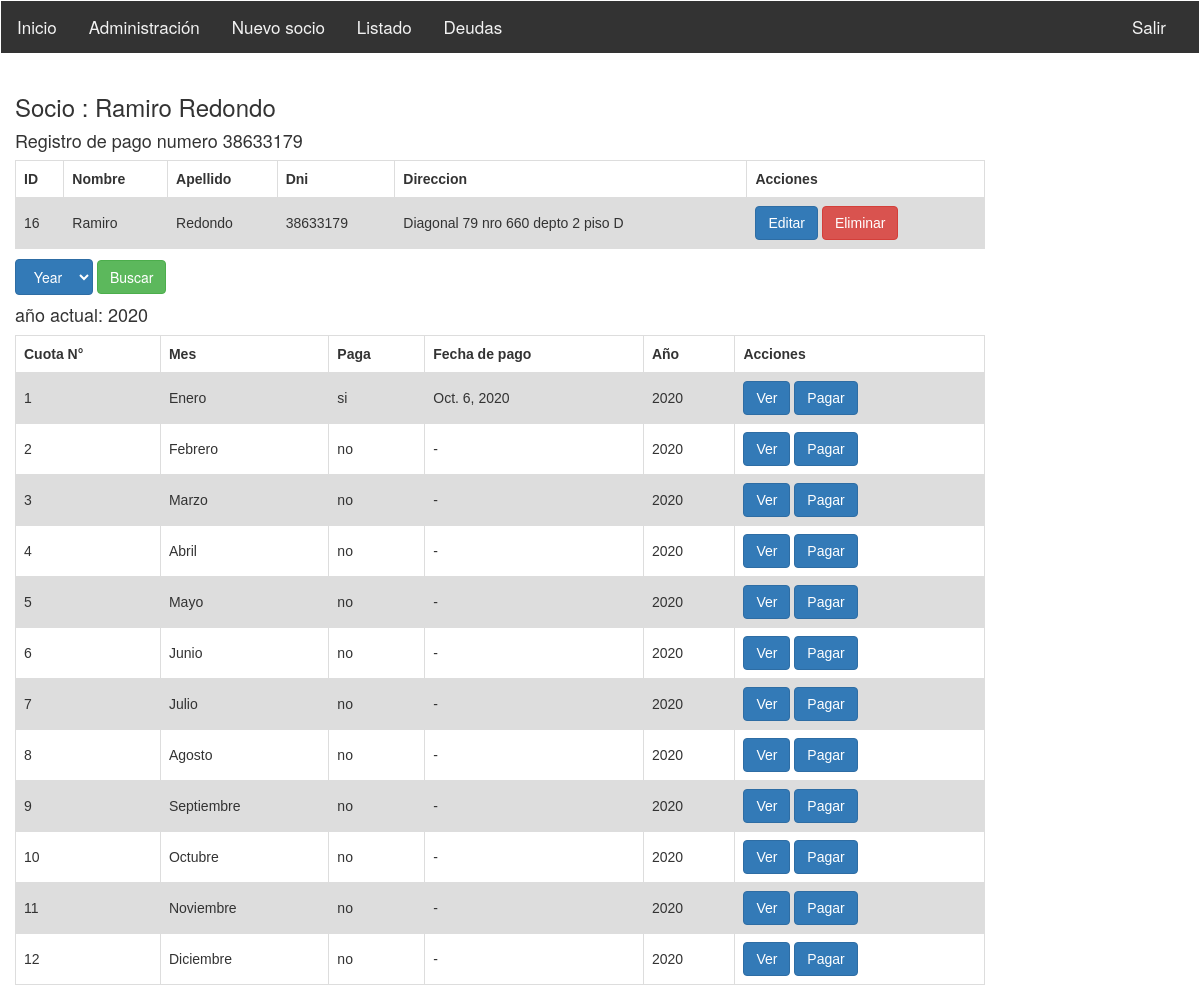
Screenshot of /sistemasocioscap/socio_detail/16/ (signed in) with the database file from the repository.
### sistemasocioscap/models.py (models this page shows)
class Socio (models.Model):
	dni = models.IntegerField ()
	nombre = models.CharField(max_length= 200, help_text="Ingrese el nombre del usuario")
	apellido = models.CharField (max_length = 200)
	fecha_nacimiento = models.DateField(null = True, blank=True)
	nrosocio = models.IntegerField ()
	direccion = models.CharField (max_length = 200)
	mail = models.EmailField(max_length=254, null=True)
	cbu = models.IntegerField (null=True)
	dar_baja = models.CharField(max_length=32,choices=[('si', 'Si'),('no', 'No')], default="",null = True, blank=True)
	registro = models.OneToOneField(RegistroPagos, on_delete=models.SET_NULL, null = True, blank=True)
  	def get_absolute_url(self):
    		return reverse ('socio-detail', args=[str(self.id)])

class RegistroPagos (models.Model):
	numeroregistro = models.CharField (max_length = 200, null=True, blank=True)
	def __str__(self):
    		return "Registro de pago"
  	def get_absolute_url(self):
    		return reverse ('RegistroPagos-detail', args=[str(self.id)])

class Cuota(models.Model):
	"""docstring for Cuota"""
	nrocuota = models.CharField (max_length = 200)
	mes = models.CharField (max_length = 200, null=True, blank=True)
	pago = models.CharField(max_length=32,choices=[('si', 'Si'),('no', 'No')], default="",null = True, blank=True)
	fecha_pago = models.DateField(null=True, blank=True)
	total = models.IntegerField (null=True)
	aniocuota = models.CharField (max_length = 200,null=True, blank=True)
	registro = models.ForeignKey('RegistroPagos', on_delete=models.SET_NULL, null=True, blank=True)
	socio = models.ForeignKey('Socio', on_delete=models.SET_NULL, null=True, blank=True)
	def __str__(self):
    		return self.nrocuota
  	def get_absolute_url(self):
    		return reverse ('cuota-detail', args=[str(self.id)])

### sistemasocioscap/views.py (the view)
# urls.py: url(r'^socio_detail/(?P<id_socio>\d+)/$', login_required(views.socio_detail), name='socio_detail'),
def socio_detail(request, id_socio):
    now = datetime.now()
    current_year = now.year
    socio = Socio.objects.get(id= id_socio)
    cuotas = Cuota.objects.filter(registro = socio.registro,aniocuota = current_year)
    anios = Anio.objects.all()
    queryset = request.GET.get("select_year")
    if queryset:
        cuotas = Cuota.objects.filter(
            Q(aniocuota__icontains = queryset),registro = socio.registro
        )
    return render (request, 'socio_detail.html',{'socio':socio, 'cuotas':cuotas,'anios':anios,'current_year':current_year})

### sistemasocioscap/templates/socio_detail.html (shortened to what this page needs)
{% extends "base_generic.html" %}
{% block content %}
<h3>
    Socio : {{ socio.nombre }} {{socio.apellido}}
</h3>
<h4>Registro de pago numero {{ socio.registro.numeroregistro }}</h4>
<table class="tablasocios" style="text-align:center;">
  {% if socio %}
  <tr>
    <th>ID</th>
    <th scope="row">Nombre</th>
    <th>Apellido</th>
    <th>Dni </th>
    <th>Direccion</th>
    <th>Acciones</th>
  </tr>
  <tr>
    <td>{{socio.id}}</td>
    <td>{{socio.nombre}}</td>
    <td>{{socio.apellido}}</td>
    <td>{{socio.dni}}</td>
    <td>{{socio.direccion}}</td>
    <td>
      <a class="btn btn-primary" href="{% url 'socio_editar' socio.id %}">Editar</a>
      <a class="btn btn-danger" href="{% url 'socio_eliminar' socio.id %}">Eliminar</a>
    </td>
  </tr>
  {% endif %}
</table>
<form method="get">
    <select class="btn btn-primary" id="selectyear" name="select_year" >
        <option  value="" selected="selected">Year</option>
      </select>
    <button type="submit" class="btn btn-success">Buscar</button>
  </form>
<h4>año actual: {{current_year}}</h4>
<table class="tablasocios" >
    {% if cuotas %}
    <tr>
      <th scope="row">Cuota N°</th>
      <th>Mes</th>
      <th>Paga</th>
      <th>Fecha de pago </th>
      <th>Año</th>
      <th>Acciones</th>
    </tr>
    {% for cuota in cuotas %}
    <tr>
      <td>{{cuota.nrocuota}}</td>
      <td>{{cuota.mes}}</td>
      <td>{{cuota.pago}}</td>
      {% if cuota.fecha_pago != None%}
      <td> {{cuota.fecha_pago }}</td>
      {% else %}
      <td>-</td>
      {% endif %}
      <td>{{cuota.aniocuota}}</td>
      <td>
        <a class="btn btn-primary" href="{% url 'cuota_view' cuota.id socio.id %}">Ver</a>
        <a class="btn btn-primary" href="{% url 'cuota_pagar' cuota.id socio.id %}">Pagar</a>
      </td>
    </tr>
    {% endfor %}
    {% endif %}
  </table>
{% endblock %}
{% load static %}

### sistemasocioscap/templates/socio_detail.html (style rules this page uses)
table { font-family: arial, sans-serif; border-collapse: collapse; width: 100%; text-align: center; }
td, th { border: 1px solid #dddddd; text-align: left; padding: 8px; }
tr:nth-child(even) { background-color: #dddddd; }

### rows the page displays
Socio: nombre "Ramiro", apellido "Redondo", registro.numeroregistro "38633179", id "16", dni "38633179", direccion "Diagonal 79 nro 660 depto 2 piso D"
Cuota: nrocuota "1", mes "Enero", pago "si", fecha_pago "Oct. 6, 2020", aniocuota "2020"
Cuota: nrocuota "2", mes "Febrero", pago "no", aniocuota "2020"
Cuota: nrocuota "3", mes "Marzo", pago "no", aniocuota "2020"
Cuota: nrocuota "4", mes "Abril", pago "no", aniocuota "2020"
Cuota: nrocuota "5", mes "Mayo", pago "no", aniocuota "2020"
Cuota: nrocuota "6", mes "Junio", pago "no", aniocuota "2020"
Cuota: nrocuota "7", mes "Julio", pago "no", aniocuota "2020"
Cuota: nrocuota "8", mes "Agosto", pago "no", aniocuota "2020"
Cuota: nrocuota "9", mes "Septiembre", pago "no", aniocuota "2020"
Cuota: nrocuota "10", mes "Octubre", pago "no", aniocuota "2020"
Cuota: nrocuota "11", mes "Noviembre", pago "no", aniocuota "2020"
Cuota: nrocuota "12", mes "Diciembre", pago "no", aniocuota "2020"
